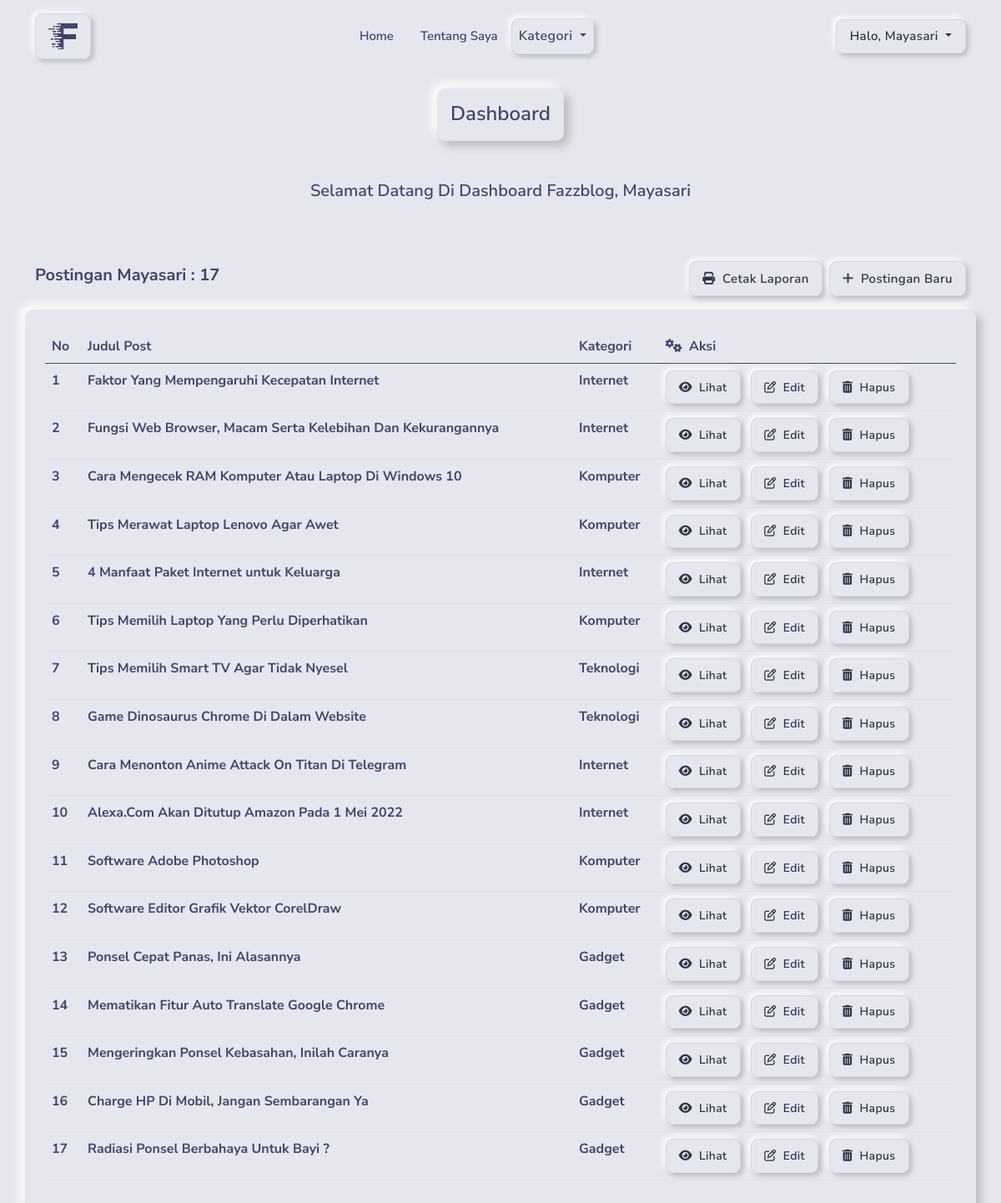
The page /dashboard/index.php (signed in) on the database its author committed.
### tables this page shows
CREATE TABLE `postingan_dindafazryan` (
  `id_postingan` int(11) NOT NULL,
  `id_kategori` int(11) NOT NULL,
  `id_user` int(11) NOT NULL,
  `judul` varchar(200) NOT NULL,
  `slug` varchar(200) NOT NULL,
  `body` text NOT NULL,
  `gambar` varchar(255) NOT NULL,
  `created_at` timestamp NULL DEFAULT current_timestamp(),
  `updated_at` timestamp NULL DEFAULT current_timestamp() ON UPDATE current_timestamp()
);

CREATE TABLE `kategori_dindafazryan` (
  `id` int(11) NOT NULL,
  `nama_kategori` varchar(50) NOT NULL
);

### dashboard/index.php (the view, shortened to what this page needs)
<?php
include "../koneksi.php";
$user = $_SESSION["username"];
$getIdUser = mysqli_query($koneksi, "SELECT * FROM user_dindafazryan WHERE username = '$user'");
$data = mysqli_fetch_assoc($getIdUser);
$idUser = $data["id"];
$jmlPostingan = mysqli_query($koneksi, "SELECT COUNT(*) as total FROM postingan_dindafazryan
LEFT JOIN kategori_dindafazryan
ON postingan_dindafazryan.id_kategori = kategori_dindafazryan.id
WHERE postingan_dindafazryan.id_user = '$_SESSION[id]'");
$jmlPost = mysqli_fetch_array($jmlPostingan);
$postingan = mysqli_query($koneksi, "SELECT *
FROM postingan_dindafazryan
LEFT JOIN kategori_dindafazryan
ON postingan_dindafazryan.id_kategori = kategori_dindafazryan.id
WHERE postingan_dindafazryan.id_user = '$_SESSION[id]'
");
?>
<!DOCTYPE html>
<html lang="en">
<head>
    <link rel="stylesheet" href="../asset/css/bootstrap.css">
    <link rel="stylesheet" href="../asset/css/style.css">
    <link rel="stylesheet" href="https://cdnjs.cloudflare.com/ajax/libs/font-awesome/6.2.1/css/all.min.css">
</head>
<body style="margin-top: 90px;">
    <nav class="navbar navbar-expand-lg navbar-light py-3 fixed-top nav-bar">
        <div class="container">
            <a class="navbar-brand fw-bold m-btn pri-btn" href="../index.php">
                <img src="../asset/img/logo.png" alt="logo" width="35">
            </a>
            <div class="collapse navbar-collapse" id="navbarSupportedContent">
                <ul class="navbar-nav mx-auto mb-2 mb-lg-0 align-items-lg-center">
                    <li class="nav-item">
                        <a class="nav-link fw-600 font-15 mx-0 mx-lg-2 " href="../index.php">Home</a>
                    </li>
                    <li class="nav-item">
                        <a class="nav-link fw-600 font-15 mx-0 mx-lg-2" href="../about.php">Tentang Saya</a>
                    </li>
                    <li class="nav-item dropdown">
                        <a class="nav-link m-btn pri-btn dropdown-toggle px-2 fw-600" href="#" id="navbarDropdown" role="button" data-bs-toggle="dropdown" aria-expanded="false">
                            Kategori
                        </a>
                    </li>
                </ul>
                <ul class="navbar-nav mb-2 mb-lg-0">
                    <?php if (isset($_SESSION["username"])) : ?>
                        <li class="nav-item dropdown">
                            <a class="m-btn pri-btn py-2 px-3 fw-600 font-15 dropdown-toggle" href="#" id="navbarDropdown" role="button" data-bs-toggle="dropdown" aria-expanded="false">
                                Halo, <?= $user ?>
                            </a>
                        </li>
                    <?php endif ?>
                </ul>
            </div>
        </div>
    </nav>
    <section class="welcome">
        <div class="container py-3">
            <div class="row justify-content-center">
                <h4 class="border-bottom border-2 bg-main border-10 w-auto p-3 mb-5 shadow-soft fw-600"> Dashboard</h4>
                <h5 class="text-center fw-600">
                    Selamat Datang Di Dashboard Fazzblog, <?= $user ?>
                </h5>
            </div>
        </div>
    </section>
    <section class="dashboardKonten my-5">
        <div class="container mb-3">
            <div class="row align-items-center">
                <div class="col-12 col-md-6">
                    <h5 class="fw-bold text-center text-md-start">Postingan <?= $user ?> :
                        <span><?= $jmlPost['total'] ?></span>
                    </h5>
                </div>
                <div class="col-12 col-md-6">
                    <div class="d-flex justify-content-md-end justify-content-center">
                        <a href="laporan.php?penulis=<?= $user ?>&id_user=<?= $idUser ?>" class="cetakPost m-btn pri-btn font-15 fw-600 me-2" target="_blank">
                            <i class="fa-solid fa-print me-1"></i>
                            Cetak Laporan
                        </a>
                        <a href="tambahPostingan.php" class="postBaru m-btn pri-btn font-15 fw-600">
                            <i class="fa-solid fa-plus me-1"></i>
                            Postingan Baru
                        </a>
                    </div>
                </div>
            </div>
        </div>
        <div class="container py-3 border-10 shadow-soft fw-bold">
            <div class="row">
                <div class="col-12 py-2 px-4">
                    <div class="table-responsive-sm">
                        <table class="table" style="color: #44476a;">
                            <thead>
                                <tr>
                                    <th scope="col">No</th>
                                    <th scope="col">Judul Post</th>
                                    <th scope="col">Kategori</th>
                                    <th scope="col"><i class="fa-solid fa-gears me-1"></i> Aksi</th>
                                </tr>
                            </thead>
                            <tbody>
                                <?php if ($jmlPost['total'] < 1) : ?>
                                    <tr>
                                        <td colspan="4">
                                            <span>Belum ada postingan</span>
                                        </td>
                                    </tr>
                                <?php else : ?>
                                    <?php foreach ($postingan as $key => $item) : ?>
                                        <tr>
                                            <th scope="row"><?= $key + 1 ?></th>
                                            <td><?= $item["judul"] ?></td>
                                            <td><?= $item["nama_kategori"] ?></td>
                                            <td>
                                                <a href="lihatPostingan.php?slug=<?= $item["slug"] ?>" class="m-btn pri-btn font-14 fw-600">
                                                    <i class="fa-solid fa-eye me-1"></i> Lihat
                                                </a>
                                                <a href="editPostingan.php?slug=<?= $item["slug"] ?>" class="m-btn pri-btn font-14 fw-600 mx-md-2">
                                                    <i class="fa-regular fa-pen-to-square me-1"></i> Edit
                                                </a>
                                                <a href="hapusPostingan.php?slug=<?= $item["slug"] ?>" class="m-btn pri-btn font-14 fw-600">
                                                    <i class="fa-solid fa-trash-can me-1"></i> Hapus
                                                </a>
                                            </td>
                                        </tr>
                                    <?php endforeach ?>
                                <?php endif ?>
                            </tbody>
                        </table>
                    </div>
                </div>
            </div>
        </div>
    </section>
</body>
</html>

### asset/css/style.css (style rules this page uses)
:root { --bot-main: #e6e7ee; --bot-primary: #10AB7C; --bot-info: #1E90FF; --bot-warning: #F5B759; --bot-success: #00BF9A; --bot-danger: #FA5252; --bot-dark: #2A354F; --txt-dark: #44476a; }
body { font-family: 'Nunito Sans', sans-serif; background: var(--bot-main); color: var(--txt-dark); }
nav { background: var(--bot-main); transition: .4s; }
.navbar-nav .nav-link, .navbar-brand { color: var(--txt-dark) !important; }
.m-btn { display: inline-block; font-weight: 400; color: #31344b; text-decoration: none; text-align: center; vertical-align: middle; -webkit-user-select: none; -ms-user-select: none; user-select: none; background-color: transparent; border: 0.0625rem solid #d5d8f1; padding: 0.55rem 0.95rem; font-size: 1rem; line-height: 1.5; border-radius: 0.55rem; transition: color .15s ease-in-out, background-color .15s ease-in-out, border-color .15s ease-in-out, box-shadow .15s ease-in-out; }
.pri-btn { position: relative; transition: all .2s ease; letter-spacing: .025em; font-size: 1rem; border-color: #d1d9e6; box-shadow: 3px 3px 6px #b8b9be, -3px -3px 6px #fff; }
.shadow-soft { box-shadow: 6px 6px 12px #b8b9be, -6px -6px 12px #fff !important; }
.font-14 { font-size: 14px; }
.font-15 { font-size: 15px; }
.fw-600 { font-weight: 600; }
.border-10 { border-radius: 10px; }

### rows shown on the page
postingan_dindafazryan: judul "Faktor Yang Mempengaruhi Kecepatan Internet", kategori_dindafazryan.nama_kategori "Internet"
postingan_dindafazryan: judul "Fungsi Web Browser, Macam Serta Kelebihan Dan Kekurangannya", kategori_dindafazryan.nama_kategori "Internet"
postingan_dindafazryan: judul "Cara Mengecek RAM Komputer Atau Laptop Di Windows 10", kategori_dindafazryan.nama_kategori "Komputer"
postingan_dindafazryan: judul "Tips Merawat Laptop Lenovo Agar Awet", kategori_dindafazryan.nama_kategori "Komputer"
postingan_dindafazryan: judul "4 Manfaat Paket Internet untuk Keluarga", kategori_dindafazryan.nama_kategori "Internet"
postingan_dindafazryan: judul "Tips Memilih Laptop Yang Perlu Diperhatikan", kategori_dindafazryan.nama_kategori "Komputer"
postingan_dindafazryan: judul "Tips Memilih Smart TV Agar Tidak Nyesel", kategori_dindafazryan.nama_kategori "Teknologi"
postingan_dindafazryan: judul "Game Dinosaurus Chrome Di Dalam Website", kategori_dindafazryan.nama_kategori "Teknologi"
postingan_dindafazryan: judul "Cara Menonton Anime Attack On Titan Di Telegram", kategori_dindafazryan.nama_kategori "Internet"
postingan_dindafazryan: judul "Alexa.Com Akan Ditutup Amazon Pada 1 Mei 2022", kategori_dindafazryan.nama_kategori "Internet"
postingan_dindafazryan: judul "Software Adobe Photoshop", kategori_dindafazryan.nama_kategori "Komputer"
postingan_dindafazryan: judul "Software Editor Grafik Vektor CorelDraw", kategori_dindafazryan.nama_kategori "Komputer"
postingan_dindafazryan: judul "Ponsel Cepat Panas, Ini Alasannya", kategori_dindafazryan.nama_kategori "Gadget"
postingan_dindafazryan: judul "Mematikan Fitur Auto Translate Google Chrome", kategori_dindafazryan.nama_kategori "Gadget"
postingan_dindafazryan: judul "Mengeringkan Ponsel Kebasahan, Inilah Caranya", kategori_dindafazryan.nama_kategori "Gadget"
postingan_dindafazryan: judul "Charge HP Di Mobil, Jangan Sembarangan Ya", kategori_dindafazryan.nama_kategori "Gadget"
postingan_dindafazryan: judul "Radiasi Ponsel Berbahaya Untuk Bayi ?", kategori_dindafazryan.nama_kategori "Gadget"

### other values the page prints
$user "Mayasari"
$jmlPost['total'] "17"
